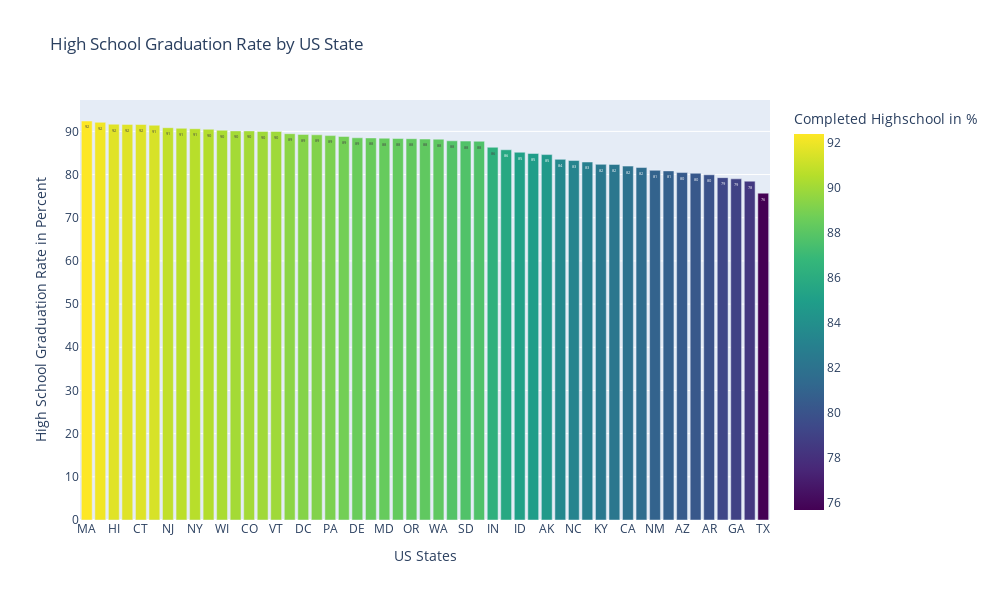

The code cell stored with this chart in its notebook:
### Code cell
#  High School Graduation Rate by US State

df_pct_completed_hs["percent_completed_hs"] = pd.to_numeric(df_pct_completed_hs["percent_completed_hs"], errors="coerce")

df_pct_completed_hs.percent_completed_hs.isnull().sum()
no_nan_highschool = df_pct_completed_hs.dropna()
grouped_highschool = no_nan_highschool.groupby("Geographic Area", as_index=False).agg({"percent_completed_hs": pd.Series.mean})
grouped_hs = grouped_highschool.sort_values(by="percent_completed_hs", ascending=False)

fig_hs = px.bar(grouped_hs, x="Geographic Area",
             y="percent_completed_hs",
             width=1000,
             height=600, 
             color="percent_completed_hs",
             color_continuous_scale=px.colors.sequential.Viridis,
             title = "High School Graduation Rate by US State",
             labels={"percent_completed_hs": "Completed Highschool in %"}, text_auto='.2s')

fig_hs.update_layout(xaxis_title="US States",
                 yaxis_title = "High School Graduation Rate in Percent")

fig_hs.show()

### Figure 1 — Plotly figure (JSON) as saved in the notebook; plotly's stock layout.template omitted (floating-point values rounded to 4 significant figures)
{"data": [{"alignmentgroup": "True", "hovertemplate": "Geographic Area=%{x}<br>Completed Highschool in %=%{marker.color}<extra></extra>", "legendgroup": "", "marker": {"color": [92.4, 92.1, 91.67, 91.62, 91.59, 91.43, 90.85, 90.71, 90.61, 90.49, 90.26, 90.11, 90.11, 89.99, 89.98, 89.47, 89.3, 89.21, 89.02, 88.82, 88.52, 88.48, 88.42, 88.34, 88.3, 88.23, 88.2, 87.82, 87.75, 87.72, 86.32, 85.74, 85.17, 84.88, 84.63, 83.52, 83.25, 82.91, 82.37, 82.35, 81.96, 81.63, 80.98, 80.85, 80.47, 80.3, 79.95, 79.29, 79.01, 78.47, 75.69], "coloraxis": "coloraxis", "pattern": {"shape": ""}}, "name": "", "offsetgroup": "", "orientation": "v", "showlegend": false, "textposition": "auto", "texttemplate": "%{y:.2s}", "type": "bar", "x": ["MA", "WY", "HI", "UT", "CT", "ME", "NJ", "NH", "NY", "MT", "WI", "IA", "CO", "NE", "VT", "MN", "DC", "MI", "PA", "RI", "DE", "IL", "MD", "OH", "OR", "KS", "WA", "ND", "SD", "NV", "IN", "FL", "ID", "VA", "AK", "MO", "NC", "OK", "KY", "WV", "CA", "TN", "NM", "SC", "AZ", "AL", "AR", "LA", "GA", "MS", "TX"], "xaxis": "x", "y": [92.4, 92.1, 91.67, 91.62, 91.59, 91.43, 90.85, 90.71, 90.61, 90.49, 90.26, 90.11, 90.11, 89.99, 89.98, 89.47, 89.3, 89.21, 89.02, 88.82, 88.52, 88.48, 88.42, 88.34, 88.3, 88.23, 88.2, 87.82, 87.75, 87.72, 86.32, 85.74, 85.17, 84.88, 84.63, 83.52, 83.25, 82.91, 82.37, 82.35, 81.96, 81.63, 80.98, 80.85, 80.47, 80.3, 79.95, 79.29, 79.01, 78.47, 75.69], "yaxis": "y"}], "layout": {"barmode": "relative", "coloraxis": {"colorbar": {"title": {"text": "Completed Highschool in %"}}, "colorscale": [[0, "#440154"], [0.1111, "#482878"], [0.2222, "#3e4989"], [0.3333, "#31688e"], [0.4444, "#26828e"], [0.5556, "#1f9e89"], [0.6667, "#35b779"], [0.7778, "#6ece58"], [0.8889, "#b5de2b"], [1, "#fde725"]]}, "height": 600, "legend": {"tracegroupgap": 0}, "title": {"text": "High School Graduation Rate by US State"}, "width": 1000, "xaxis": {"anchor": "y", "domain": [0, 1], "title": {"text": "US States"}}, "yaxis": {"anchor": "x", "domain": [0, 1], "title": {"text": "High School Graduation Rate in Percent"}}}}
